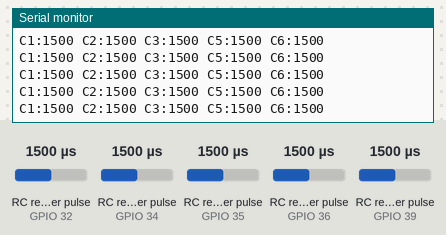
The sketch below on a simulated ESP32. On the bench: the last lines printed to the serial monitor. Wiring (inferred from the names in the program): 5 × RC receiver channel: data GPIO 32 / data GPIO 34 / data GPIO 35 / data GPIO 36 / data GPIO 39. The inputs (shaded band) are chosen by the test bench; at power-on: RC receiver pulse (sensors on GPIO 32, GPIO 34, GPIO 35, GPIO 36, GPIO 39) 1500 µs.

Above: at 1.2 s.
1.3 s: RC receiver pulse (sensor on GPIO 32) set to 1020 µs
At 1.37 s:
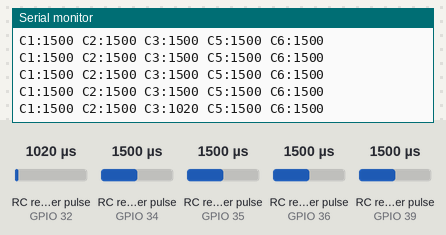
2.8 s: RC receiver pulse (sensor on GPIO 34) set to 1020 µs
At 2.87 s:
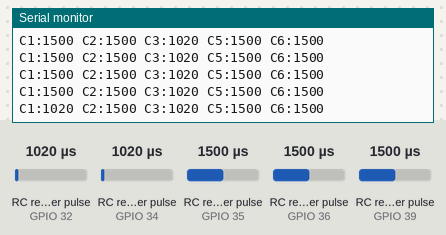
4.3 s: RC receiver pulse (sensor on GPIO 35) set to 1020 µs
At 4.37 s:
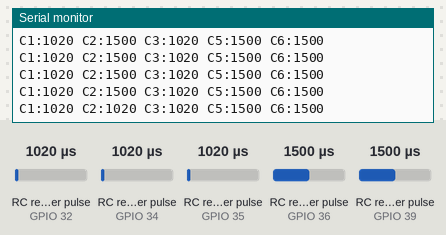
5.8 s: RC receiver pulse (sensor on GPIO 36) set to 1020 µs
At 5.87 s:
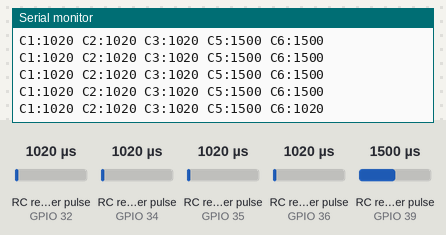
7.3 s: RC receiver pulse (sensor on GPIO 39) set to 1020 µs
At 7.37 s:
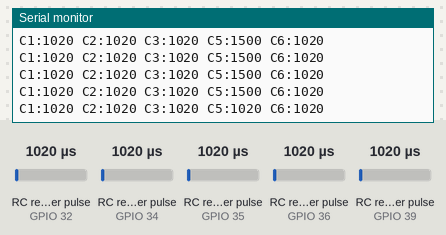
8.8 s: RC receiver pulse (sensor on GPIO 32) set to 1250 µs
At 8.87 s:
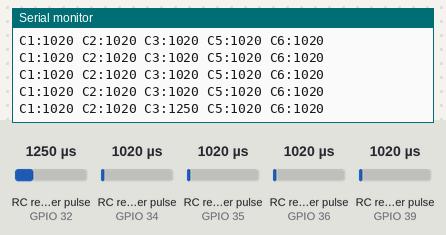
Timing chart, 0 to 11.3 s (numbered marks = the images above; inputs shaded):
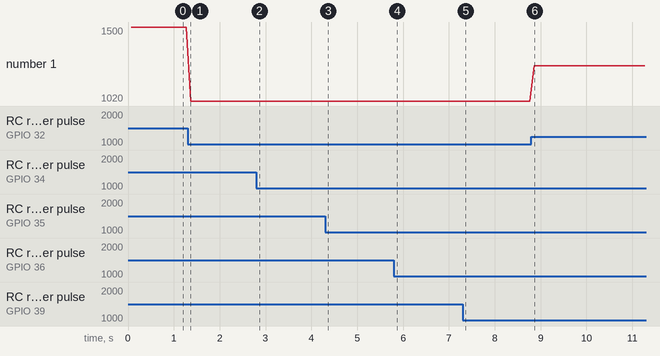

Measured:
- after the input at 1.3 s, the serial monitor: prints a new line after 0.07 s (image 1)
- after the input at 2.8 s, the serial monitor: prints a new line after 0.07 s (image 2)
- after the input at 4.3 s, the serial monitor: prints a new line after 0.07 s (image 3)
- after the input at 5.8 s, the serial monitor: prints a new line after 0.07 s (image 4)
- after the input at 7.3 s, the serial monitor: prints a new line after 0.07 s (image 5)
- after the input at 8.8 s, the serial monitor: prints a new line after 0.07 s (image 6)
- plotted number 1: 1500 → 1020 after the input at 1.3 s, 1020 → 1250 after the input at 8.8 s

The sketch:

ReadReceiver.ino
```cpp
// Top row input pins
const int CH1 = 34; // Input Only - rollerons
const int CH2 = 35; // Input Only - elevator
const int CH3 = 32; // throttle
const int CH5 = 39; // VN pin - swA
const int CH6 = 36; // VP pin - swD

void setup() {
  Serial.begin(115200);

  pinMode(CH1, INPUT);
  pinMode(CH2, INPUT);
  pinMode(CH3, INPUT);
  pinMode(CH5, INPUT);
  pinMode(CH6, INPUT);

  Serial.println("--- System Started: Reading 6 Channels ---");
}

void loop() {
  // Read pulses (in microseconds). Timeout of 25ms to prevent freezing.
  long val1 = pulseIn(CH1, HIGH, 25000);
  long val2 = pulseIn(CH2, HIGH, 25000);
  long val3 = pulseIn(CH3, HIGH, 25000);
  long val5 = pulseIn(CH5, HIGH, 25000);
  long val6 = pulseIn(CH6, HIGH, 25000);

  Serial.print("C1:"); Serial.print(val1);
  Serial.print(" C2:"); Serial.print(val2);
  Serial.print(" C3:"); Serial.print(val3);

  Serial.print(" C5:"); Serial.print(val5);
  Serial.print(" C6:"); Serial.println(val6);

  delay(50);
}
```
